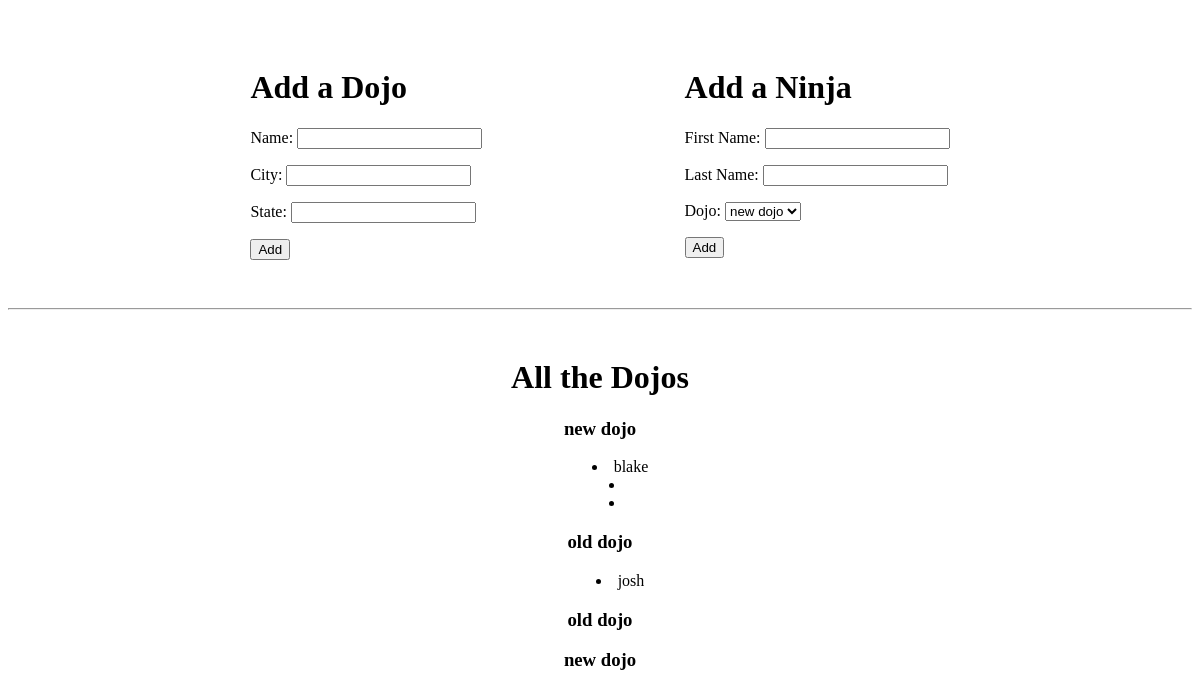
The page / on the database its author committed.
### app_one/models.py (models this page shows)
class Dojo(models.Model):
    name = models.CharField(max_length = 45)
    city = models.CharField(max_length = 45)
    state = models.CharField(max_length = 45)
    created_at = models.DateTimeField(auto_now_add = True)
    updated_at = models.DateTimeField(auto_now = True)

class Ninja(models.Model):
    first_name = models.CharField(max_length = 45)
    last_name = models.CharField(max_length = 45)
    dojo = models.ForeignKey(Dojo, related_name="ninjas", on_delete=models.CASCADE)
    created_at = models.DateTimeField(auto_now_add = True)
    updated_at = models.DateTimeField(auto_now = True)

### app_one/views.py (the view)
# urls.py: path('', views.index),
def index(request):
    context = {
        "dojos": Dojo.objects.all(),
        "ninjas": Ninja.objects.all()
    }
    return render(request, "index.html", context)

### app_one/templates/index.html (shortened to what this page needs)
<!DOCTYPE html>
<html lang="en">
<head>
    {% load static %}
    <link rel="stylesheet" href="{% static 'css/style.css'%}">
</head>
<body>
    <div id="container">
        <div id="add_forms">
            <div id="dojo_form">
                <h1>Add a Dojo</h1>
                <form action="/create_dojo" method="post">
                    <p>
                        Name:
                        <input type="text" name="name" id="">
                    </p>
                    <p>
                        City:
                        <input type="text" name="city" id="">
                    </p>
                    <p>
                        State:
                        <input type="text" name="state" id="">
                    </p>
                    <button>Add</button>
                </form>
            </div>
            <div id="ninja_form">
                <h1>Add a Ninja</h1>
                <form action="/create_ninja" method="post">
                    <p>
                        First Name:
                        <input type="text" name="first_name" id="first_name">
                    </p>
                    <p>
                        Last Name:
                        <input type="text" name="last_name" id="last_name">
                    </p>
                    <p>
                        Dojo:
                        <select name="dojo">
                        {% for dojo in dojos %}
                            <option value="{{ dojo.id }}">{{ dojo.name }}</option>
                        {% endfor %}
                        </select>
                    </p>
                    <button>Add</button>
                </form>
            </div>
        </div>
        <hr>
        <div id="dojo_info">
            <h1>All the Dojos</h1>
            {% for dojo in dojos %}
            <h3>{{ dojo.name }}</h3>
            <ul>
                {% for ninja in dojo.ninjas.all %}
                <li> {{ ninja.first_name }}</li>
                {% endfor %}
            </ul>
            {% endfor %}
        </div>
    </div>
</body>
</html>

### app_one/static/css/style.css (style rules this page uses)
#add_forms { display: flex; justify-content: space-evenly; padding: 40px; }
#dojo_info { text-align: center; padding: 20px; }
ul { text-align: center; list-style-position: inside; }

### rows shown on the page
Dojo: name "new dojo"
Ninja: first_name "blake"
Dojo: name "old dojo"
Ninja: first_name "josh"
Dojo: name "old dojo"
Dojo: name "new dojo"

### other values the page prints
form field dojo "new dojo"
